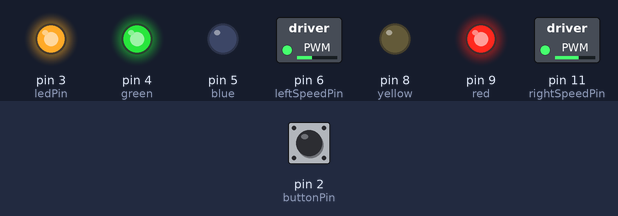
The sketch below on a simulated Arduino Uno, built with avr-gcc and run on an emulated ATmega328P. Parts: switched loads named in the sketch (green lamp = pin HIGH), output pins drawn as LEDs (lit = HIGH). The test bench sets the inputs (shaded band); at power-on: pin 2 (buttonPin) HIGH. What the sketch prints to the serial monitor is not drawn.

Above: at 0.15 s.
At 4.1 s:
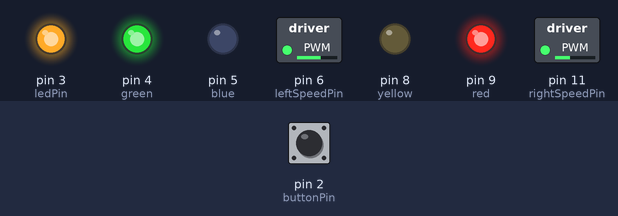
Timing chart, 0 to 4.7 s (numbered marks = the images above):
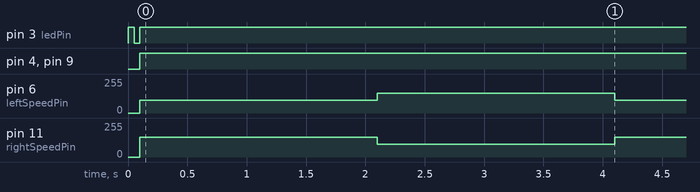

Measured:
- by itself, pin 4 (green), pin 9 (red): LOW → HIGH at 0.10 s
- by itself, pin 6 (leftSpeedPin), pin 11 (rightSpeedPin): alternates 150/255 for 2.0 s and 95/255 for 2.0 s

The sketch:

W10_02_bot_base_speed_working.ino
```cpp
 // W10_02
 // GOAL::  perform a routine AFTER button press

// set up variables for each motor wire
// the number identifies to which PIN we connected
// the motor control wire.

const int green  = 4 ; // where is the circuit ?
const int blue   = 5 ; // where is the circuit?
const int yellow = 8 ; // where is the circuit?
const int red    = 9 ;

int buttonPin =   2 ;  // switched from
int ledPin    =   3 ;  // last week?

 int leftSpeedPin  =  6;
 int rightSpeedPin =  11;

void setup() {

  // set up pinModes for the wires
  pinMode (blue,   OUTPUT);
  pinMode (green,  OUTPUT);
  pinMode (red,    OUTPUT);
  pinMode (yellow, OUTPUT);

  pinMode(leftSpeedPin, OUTPUT);
  pinMode(rightSpeedPin, OUTPUT);

  pinMode(buttonPin, INPUT  );
  pinMode(ledPin,    OUTPUT );

  // Start Serial
  Serial.begin(9600);
  Serial.println(__FILE__);
  Serial.println("bot is stading by");


  // comment out line below if you don't have button setup on pin 2
  HCI_waitForButtonPress();

}

void loop() {
// put your main code here, to run repeatedly:

   forward();
   setSpeed(95, 150); // 150 , 85
   delay(2000);

  // steve add the reverse direction back in
   forward( 150, 95) ;
   delay(2000);


   backward(85,150);
   //delay(2500);

}
```

HCI.ino
```cpp
void HCI_waitForButtonPress(){

 do{

      // what does this block do ?
        digitalWrite(ledPin, 1);
        delay(50);
        digitalWrite(ledPin, 0);
        delay(50);
      //
     } while( digitalRead( buttonPin ) == 0 ); // while NOT pressed, DO (loop)

   digitalWrite(ledPin, 1);  // turn LED on and leave it


}
```

simpleMoves.ino
```cpp
void forward(){
    digitalWrite(ledPin, 1);
 // forward
   digitalWrite( green, 1 ); // HIGH
   digitalWrite( blue,  0 ); // LOW

   digitalWrite( red,    1 ); // HIGH
   digitalWrite( yellow, 0 ); // LOW

} // end forward


void backward() {
    digitalWrite(ledPin, 0);
    //backward
   digitalWrite( green,  0 );
   digitalWrite( blue,   1 );

   digitalWrite( red,    0 );
   digitalWrite( yellow, 1 );

} // end backward

void stop() {
    //stop
     digitalWrite(blue,    0 );  // HIGH or 1
     digitalWrite(green,   0 );  // LOW or 0
     digitalWrite(red,     0 );  // HIGH or 1
     digitalWrite(yellow,  0 );  // LOW or 0

} // end stop


void right(int howLong){
    //right
     digitalWrite(blue,    1 );  // HIGH or 1
     digitalWrite(green,   0 );  // LOW or 0
     digitalWrite(red,     0 );  // HIGH or 1
     digitalWrite(yellow,  0 );  // LOW or 0

     delay( howLong );

} // end right


void left(int howLong) {

    //left
     digitalWrite(blue,    0 );  // HIGH or 1
     digitalWrite(green,   0 );  // LOW or 0
     digitalWrite(red,     1 );  // HIGH or 1
     digitalWrite(yellow,  0 );  // LOW or 0

     delay( howLong );

}// end left
```

speed.ino
```cpp
//setSpeed(150, 75); // remember this is in loop

void setSpeed(int left, int right){
  //  using analog write,
  //  set each wheel speed independently

  analogWrite( leftSpeedPin,  left  );
  analogWrite( rightSpeedPin, right );

} // end set speed


void setSpeed(int theSpeed){
    // set both wheels with one speed parameter
    // call one function from another
    setSpeed( theSpeed, theSpeed);

} // end setSpeed


void forward(int leftSpeed, int rightSpeed){
  // set both wheel speeds, then call direction (fwd)
  setSpeed (leftSpeed, rightSpeed);
  forward();
} // forward speed


void backward(int leftSpeed, int rightSpeed){
  // set the wheel speeds, then call direction (bwd)
  setSpeed (leftSpeed, rightSpeed);
  backward();
} // backward speed
```
